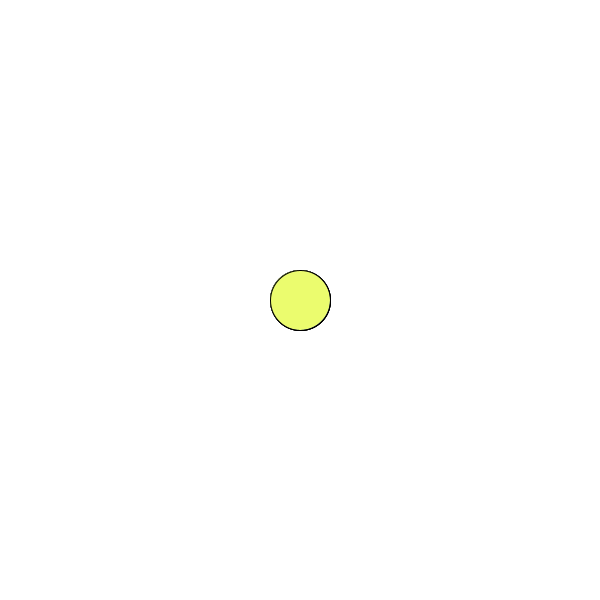
Frame 1 (no input)
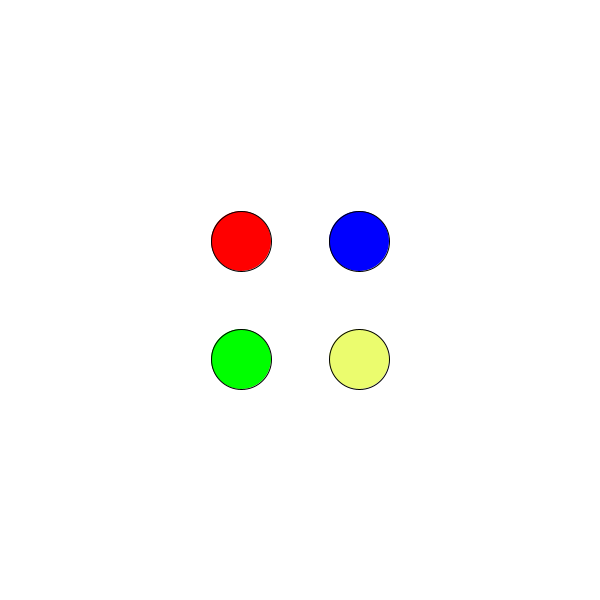
Frame 60 (the mouse pressed at the canvas centre just before this capture)
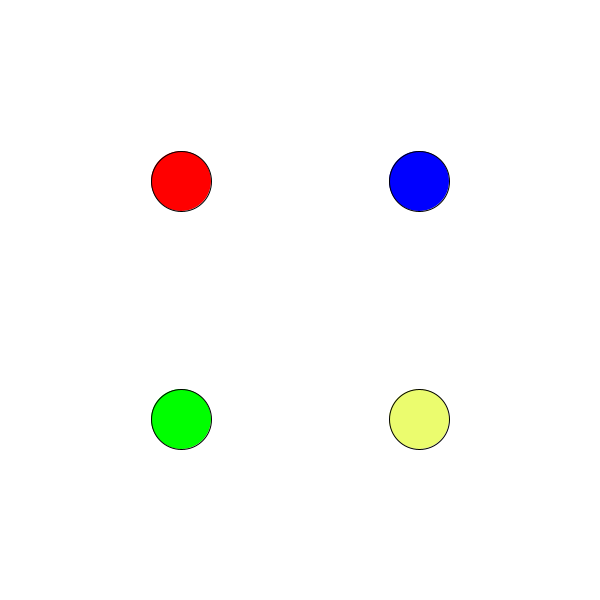
Frame 120 (the mouse held since frame 60 and released just before this capture)

The Processing sketch that drew these frames (run headless with seeded random() and noise(); from frame 60 on, the mouse is pressed at the canvas centre):

// Processing sketch: travelling_circles
// ── travelling_circles.pde
float centreX, centreY, move;
color red= color (255, 0, 0);
color green= color (0, 255, 0);
color blue= color(0, 0, 255);
color yellow= color(235, 252, 110);


void setup() {
  size(600, 600);
  centreX = width/2;
  centreY = height/2;
  move=0;
}

void draw() {
  background(255);

  fill(red);
  ellipse(centreX - move, centreY - move, 60, 60);

  fill(green);
  ellipse(centreX - move, centreY + move, 60, 60);

  fill(blue);
  ellipse(centreX + move, centreY - move, 60, 60);

  fill(yellow);
  ellipse(centreX + move, centreY + move, 60, 60);
  move= move + 1;
}
